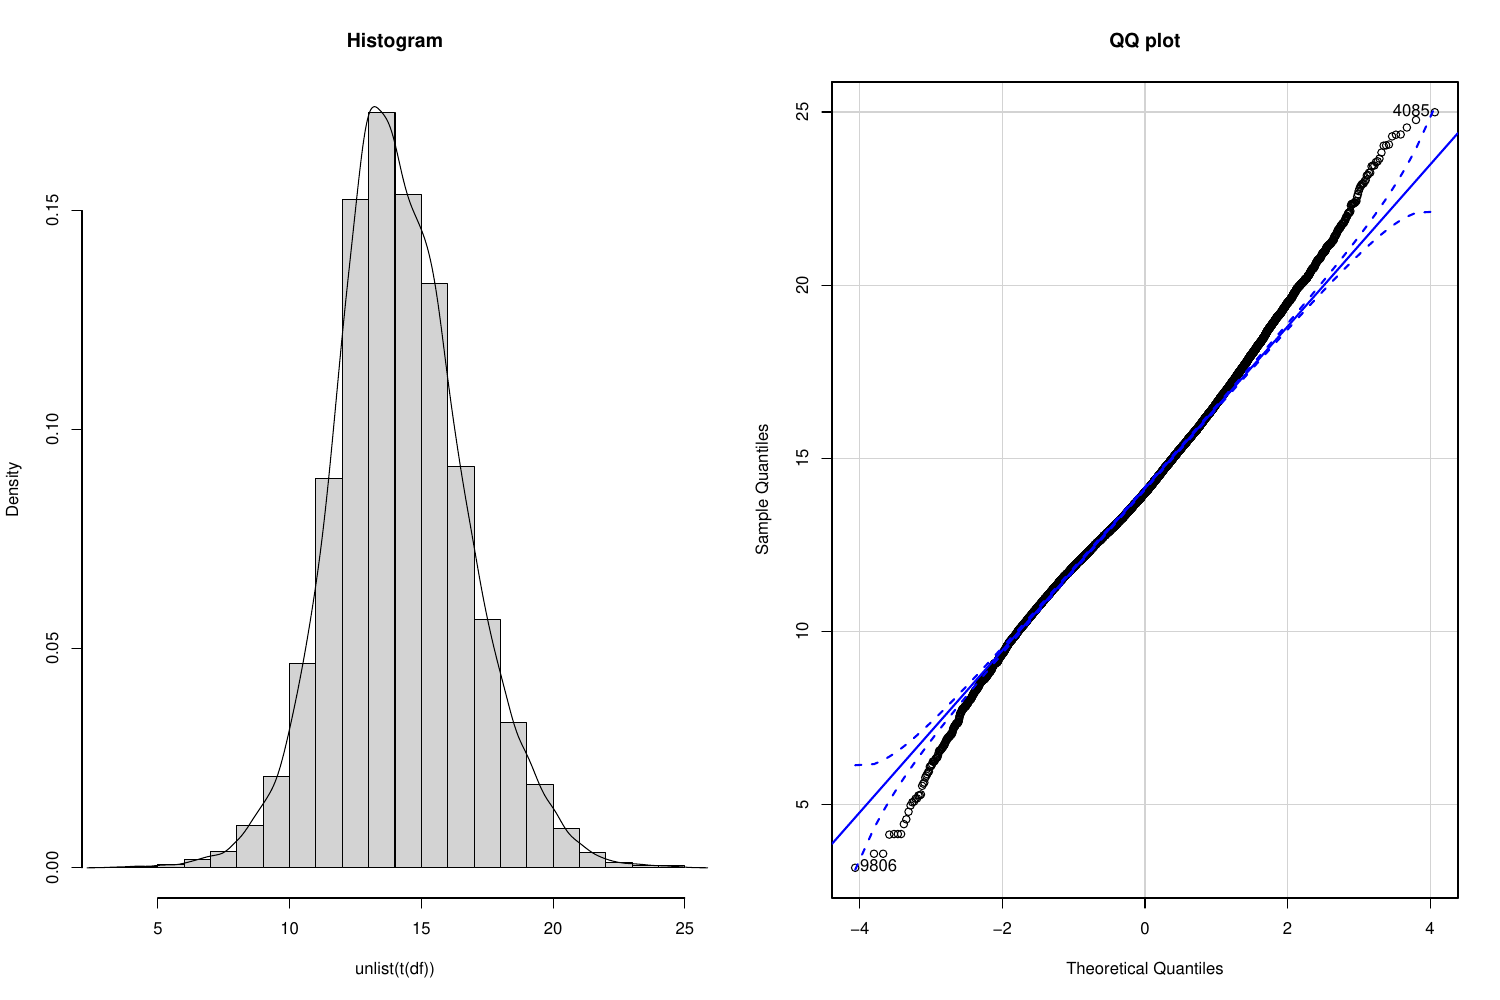

The script that saved this image:

library(tidyverse)

##### Normality check

# declare functions

# ------------------------------------------------------------------------------
#' \code{normality_check} checks if a data matrix, feature x sample with a row \code{Label}
#'   specifying membership of the samples, is normally distributed using histogram and QQ plot.
#'
#' @param df
#' @return a graph exported in working directory
normality_check <- function(df){

  ### data wrangling
  df = as.data.frame(df)
  labels <- as.matrix(df[1,])
  grps = as.factor(t(labels))

  df = df[-1,]%>%
    rownames_to_column(.,var = "rowname")%>%
    mutate(across(-rowname, as.numeric)) %>%
    column_to_rownames(., var = "rowname")

  pdf("normality_check.pdf",width = 15, height = 10)
  par(mfrow = c(1,2))
  hist(unlist(t(df)),main = "Histogram",nbins=20,probability = T)
  lines(density(unlist(df)))
  car::qqPlot(unlist(t(df)),main = "QQ plot", xlab = "Theoretical Quantiles", ylab = "Sample Quantiles")
  dev.off()
}
